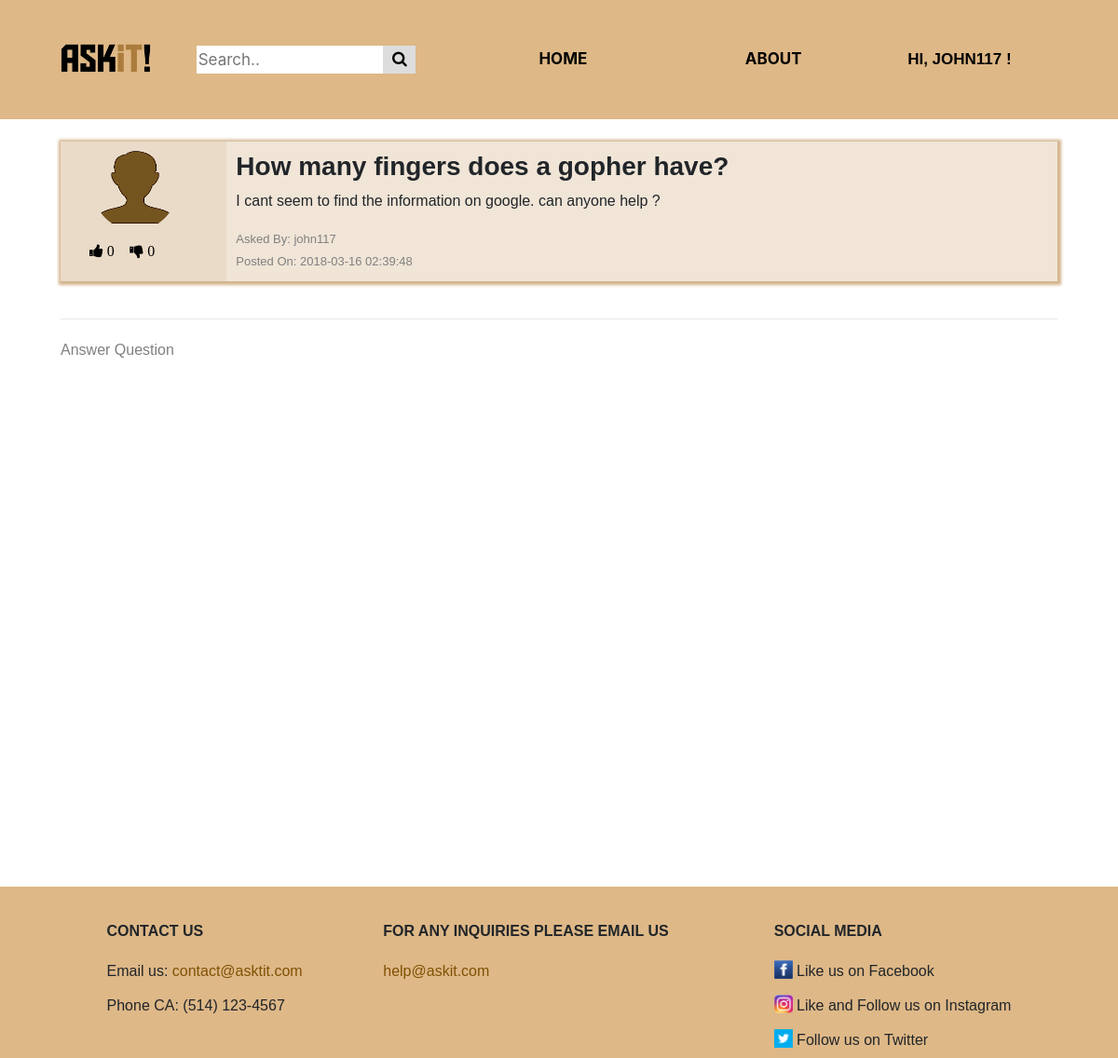
/home_page/questionThreadPage.php?questionid=1 (signed in), run on an earlier commit of the app's database.
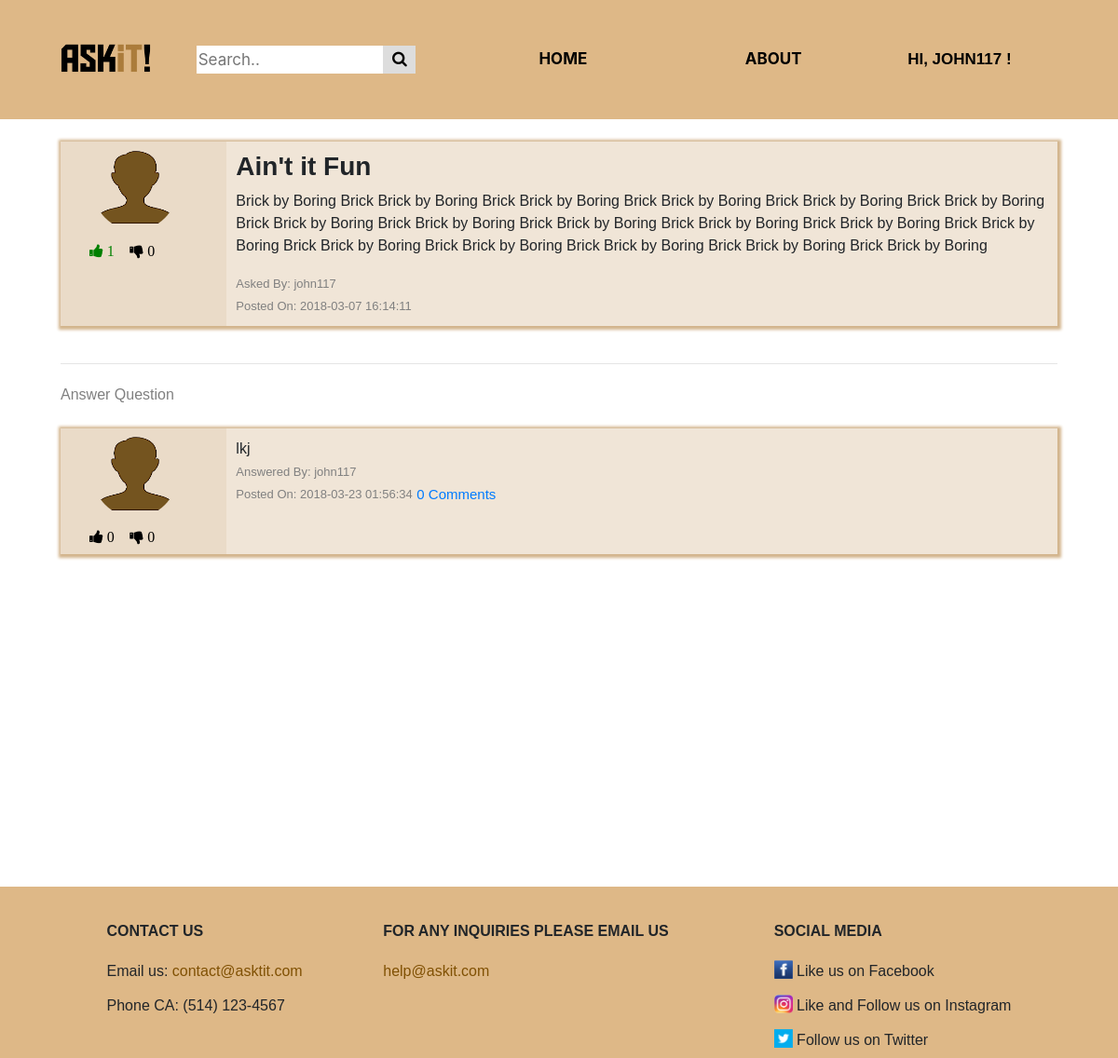
And on a later commit of the database.
### tables this page shows
CREATE TABLE IF NOT EXISTS `questions` (
  `id` int(11) NOT NULL AUTO_INCREMENT,
  `account_id` int(11) DEFAULT NULL,
  `header` varchar(100) NOT NULL DEFAULT 'Ain''t it Fun',
  `content` varchar(500) NOT NULL DEFAULT 'Brick by Boring Brick',
  `date` timestamp NOT NULL DEFAULT CURRENT_TIMESTAMP,
  `upvotes` mediumint(8) UNSIGNED NOT NULL DEFAULT '0',
  `downvotes` mediumint(8) UNSIGNED NOT NULL DEFAULT '0',
  `tags` varchar(100) NOT NULL DEFAULT 'noob',
  PRIMARY KEY (`id`),
  KEY `fk_questions_account_id` (`account_id`)
);

CREATE TABLE IF NOT EXISTS `accounts` (
  `id` int(11) NOT NULL AUTO_INCREMENT,
  `username` varchar(20) NOT NULL DEFAULT 'john117',
  `password` varchar(500) DEFAULT NULL,
  `name` varchar(25) NOT NULL DEFAULT 'default name',
  `last_name` varchar(25) NOT NULL DEFAULT 'default  last',
  `gender` set('Male','Female','Other') NOT NULL DEFAULT 'Male',
  `security_one` set('What is the first name of the person you first kissed?','What is the last name of the teacher who gave you your first failing grade?','What is your pets name?','What was the name of your elementary / primary school?','In what city or town does your nearest sibling live?','What was your childhood nickname?','What is the name of your favorite childhood friend?') DEFAULT 'What is the first name of the person you first kissed?',
  `security_two` set('In what city or town did your mother and father meet?','What is the middle name of your oldest child?','What is your favorite team?','What is your favorite movie?','What was your favorite sport in high school?','What was your favorite food as a child?','Who is your childhood sports hero?','What was the name of the company where you had your first job?') NOT NULL DEFAULT 'In what city or town did your mother and father meet?',
  `answer_one` varchar(20) NOT NULL DEFAULT 'a1',
  `answer_two` varchar(20) NOT NULL DEFAULT 'a2',
  `bio` varchar(500) NOT NULL DEFAULT 'Training to be like goku',
  `profession` set('Gamer','Student','Potatoe','Teacher','Professor','Hipster','Trainer','Sloth') NOT NULL DEFAULT 'Potatoe',
  `pin` varchar(4) DEFAULT NULL,
  `profile_picture_path` varchar(500) NOT NULL DEFAULT '../img/avatar2.png',
  PRIMARY KEY (`id`),
  UNIQUE KEY `username` (`username`)
);

CREATE TABLE IF NOT EXISTS `answers` (
  `id` int(11) NOT NULL AUTO_INCREMENT,
  `account_id` int(11) DEFAULT NULL,
  `question_id` int(11) DEFAULT NULL,
  `content` varchar(500) NOT NULL DEFAULT 'noob did not answer',
  `date` timestamp NOT NULL DEFAULT CURRENT_TIMESTAMP,
  `upvotes` mediumint(8) UNSIGNED NOT NULL DEFAULT '0',
  `downvotes` mediumint(8) UNSIGNED NOT NULL DEFAULT '0',
  `best` tinyint(1) DEFAULT NULL,
  PRIMARY KEY (`id`),
  KEY `fk_answers_account_id` (`account_id`),
  KEY `fk_answers_question_id` (`question_id`)
);

### public_html/home_page/questionThreadPage.php (the view, shortened to what the changed rows need)
<?php
	include('header.php');
	include_once('..\..\private\controllers\comment_controller.php');
	include_once('..\..\private\models\Question.php');
	include_once('..\..\private\models\Answer.php');
	include_once('..\..\private\controllers\QuestionThreadController.php');
	require "../../private/models/Vote.php";
	echo "<link rel='stylesheet' type='text/css' href='../css/homepage.css'>
		<link rel='stylesheet' type='text/css' href='../css/questionThread.css'>";
	if (isset($_GET['questionid'])){
		$questId= $_GET['questionid'];
		$votesQ=[];
		$votesA=[];
		$qtc = new QuestionThreadController();
		$questionThread = $qtc::getQuestionThread($questId);
		$row = $questionThread->getQuestion();
		try{
            $pdo = new PDO("mysql:host=$servername;dbname=$dbname", $username, $password);
            $pdo->setAttribute(PDO::ATTR_ERRMODE, PDO::ERRMODE_EXCEPTION);
        }catch(PDOException $e){
          echo "Connection failed: " . $e->getMessage();
        }
      	if(isset($_SESSION['userid'])){
            $req = $pdo -> prepare("SELECT * FROM votes WHERE ref=? AND user_id=?");
            $req->execute (['questions',$_SESSION['userid']]);
            while($vote=$req->fetch()){
              array_push($votesQ, $vote);
        	}
        	$req->execute (['answers',$_SESSION['userid']]);
            while($vote=$req->fetch()){
              array_push($votesA, $vote);
        	}
        }
		echo "<div class = 'container'>";
		$vote=getVote($votesQ,$row->getId());
	    if($questId==$vote['ref_id'])
	    	$vote_class=Vote::getClass($vote);
	    else
	    	$vote_class=Vote::getClass(false);
		echo "
		<br>
		<div class= 'questionBlock'>
		<div class='col-md-2 '>";
		$file_path=$questionThread->getQuestionFileName();
        if(!file_exists($file_path)) {
           	$file_path = "..\img\avatar2.png";
        };
            echo "<div class='col-md-10'><img class='circle_img' src=".$file_path."></div>
			<! ---------------------------- Left column of the Question Block ------------------------ -->
	            <div class='details vote_btns ".$vote_class." '>
  	            <form action= '..\..\private\models\Like.php?ref=questions&ref_id=".$row->getId()."&vote=1&page=questionThreadPage.php?questionid=".$row->getId()."'' method='POST'>
  	              <button type='submit' class='vote_btn vote_like' ";
  	              if(!isset($_SESSION['userid'])){
  	              	echo "disabled";
  	              }
  	            echo "><i class='fa fa-thumbs-up'> ". $row->getUpvotes() . "</i></button>
  	            </form>
  	            <form action='..\..\private\models\Like.php?ref=questions&ref_id=".$row->getId()."&vote=-1&page=questionThreadPage.php?questionid=".$row->getId()."' method='POST'>
  	              <button type='submit' class='vote_btn vote_dislike' ";
  	              if(!isset($_SESSION['userid'])){
  	              	echo "disabled";
  	              }
  	            echo "><i class='fa fa-thumbs-down'> ". $row->getDownvotes() . "</i></button>
  	              </form>
  	            </div>
  	            </div>
		    <div class='col-md-10 question'>
		        <h3><strong>".$row->getHeader()."</strong></h3>
		        <p>".$row->getContent()."</p>
		        <span class ='questionByDetail'>
			        Asked By: ".$questionThread->getQuestionName()."<br>
				  	Posted On: ".$row->getDate()."<br>
		        </span>
		    </div>
	    </div><br><hr>";
	    if(isset($_SESSION['username'])){
		    echo"
		    <button class='newAnswerButton' type='button' data-toggle='collapse' data-target='#newAnswer' aria-expanded='false' aria-controls='newAnswer'>
	    	Answer Question
	  		</button>";
		}
		$answerRow = $questionThread->getAnswerThreadArray();
		$counter=0;
		if($answerRow != null){
			foreach ($answerRow as $info){
				echo "<div class = 'block'>";
				$answerInfo = $info->getAnswer();
				$voteA=getVote($votesA,$answerInfo->getId());
				if($answerInfo->getId()==$voteA['ref_id'])
	    			$vote_class=Vote::getClass($voteA);
	    		else
	    			$vote_class=Vote::getClass(false);
	    		$commentRow=[];
				echo "
				<br>
				<div class= 'answerBlock'>
				<div class='col-md-2 '>";
				$file_path=$info->getAnswerFileName();
		                if(!file_exists($file_path)) {
		                	$file_path = "..\img\avatar2.png";
		        };
		        echo "<div class='col-md-10'><img class='circle_img' src=".$file_path."></div>
				<! ---------------------------- Left column of the Answer Block ------------------------ -->
	            <div class='details vote_btns ".$vote_class." '>
  	            <form action= '..\..\private\models\Like.php?ref=answers&ref_id=".$answerInfo->getId()."&vote=1&page=questionThreadPage.php?questionid=".$row->getId()."' method='POST'>
  	              <button type='submit' class='vote_btn vote_like' ";
  	              if(!isset($_SESSION['userid'])){
  	              	echo "disabled";
  	              }
  	            echo "><i class='fa fa-thumbs-up'> ". $answerInfo->getUpvotes() . "</i></button>
  	            </form>
  	            <form action='..\..\private\models\Like.php?ref=answers&ref_id=".$answerInfo->getId()."&vote=-1&page=questionThreadPage.php?questionid=".$row->getId()."' method='POST'>
  	              <button type='submit' class='vote_btn vote_dislike' ";
  	              if(!isset($_SESSION['userid'])){
  	              	echo "disabled";
  	              }
  	            echo "><i class='fa fa-thumbs-down'> ". $answerInfo->getDownvotes() . "</i></button>
  	              </form>
  	            </div></div>";
  	            echo "
			        <div class='question col-md-10'>
			            ".$answerInfo->getContent()."<br>
			            <span class ='questionByDetail'>
				            Answered By: ".$info->getAnswerName()."<br>
						  	Posted On: ".$answerInfo->getDate()."
						  	<a class='btn btn-link commentButton' data-toggle='collapse' href='#allComments".$counter."' role='button' aria-expanded='false' aria-controls='allComments".$counter."'>
						  	".sizeof($commentRow)."
							Comments
							</a>
			            </span>
			        </div>
			        </div>
		    	";
		    	echo "<div class='collapse' id='allComments".$counter."'>";
		    	echo "</div></div><br>";
		    	$counter++;
			}
		}
	}
	else
		echo "Question not found";
	echo "</div>";
	function getVote($votes,$info_id){
	    foreach ($votes as $vote) {
	        if($vote['ref_id']==$info_id){
	        return $vote;
	    	}
		}
	    return false;
	}
	include('footer.php');
?>

What changed in the data, as far as the page shows it:
changed questions "john117": upvotes "0" → "1"; header "How many fingers does a gopher have?" → "Ain't it Fun"; content "I cant seem to find the information on google. can anyone help ?" → "Brick by Boring Brick Brick by Boring Brick Brick by Boring Brick Brick by Boring Brick Brick by Boring Brick Brick by Boring Brick Brick by Boring Brick Brick by Boring Brick Brick by Boring Brick Brick by Boring Brick Brick by Boring Brick Brick by Boring Brick Brick by Boring Brick Brick by Boring Brick Brick by Boring Brick Brick by Boring Brick Brick by Boring"; date "2018-03-16 02:39:48" → "2018-03-07 16:14:11"
added answers: upvotes "0", downvotes "0", content "lkj", account.username "john117", date "2018-03-23 01:56:34", sizeof($commentRow) "0"
